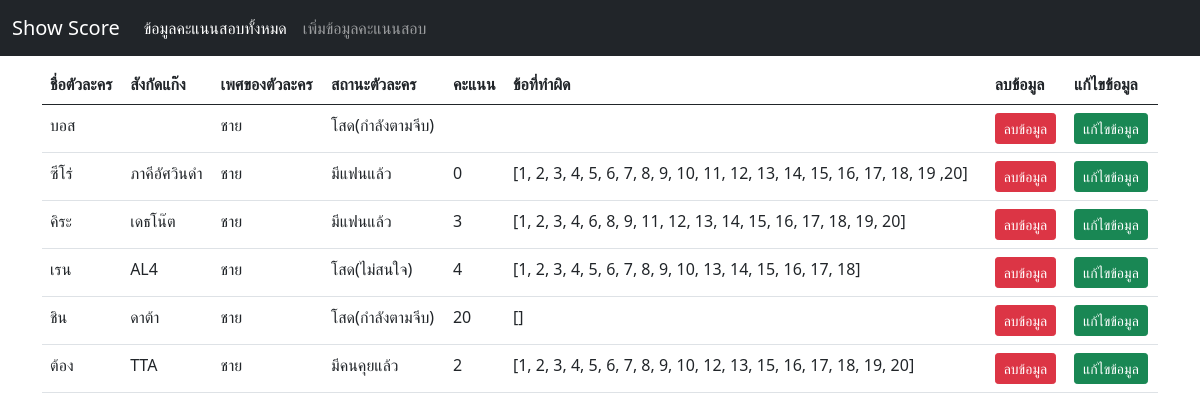
Before: / with the older database file.
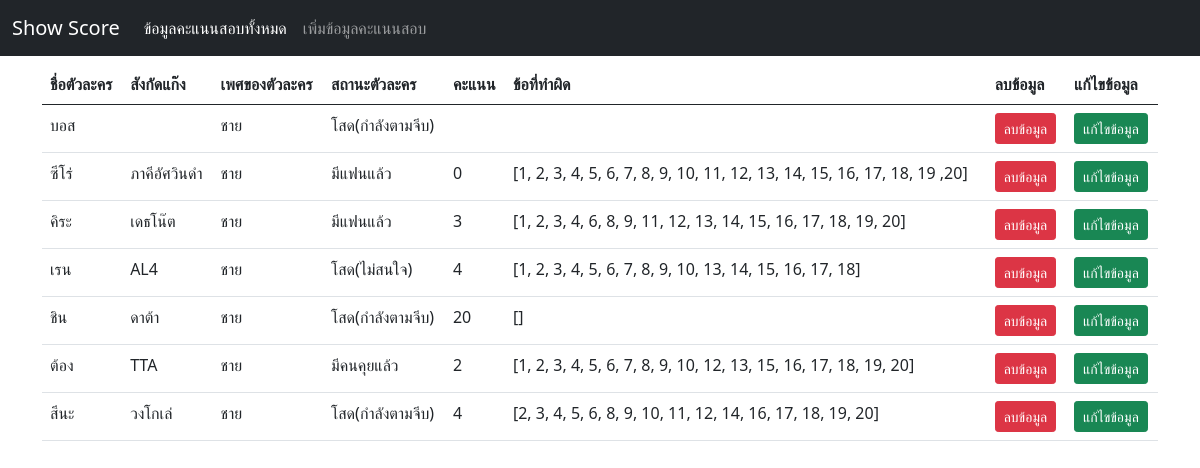
After: the same page with the newer database file.
### app.py (models this page shows)
class Statement(database.Model):
    name = database.Column(database.String(50), primary_key=True)
    team = database.Column(database.String(50), nullable=False)
    sex = database.Column(database.String(50), nullable=False)
    love = database.Column(database.String(50), nullable=False)
    score = database.Column(database.String(50), nullable=False)
    lost = database.Column(database.String(50), nullable=False)

### app.py (the view)
@app.route("/")
def showData():
    statements = Statement.query.all()
    return render_template("statements.html", statements=statements)

### templates/statements.html
{% extends "layout.html" %}
{% block body %}
    <div class="container my-2">
        <table class="table table-hover">
            <thead>
                <tr>
                    <th>ชื่อตัวละคร</th>
                    <th>สังกัดแก๊ง</th>
                    <th>เพศของตัวละคร</th>
                    <th>สถานะตัวละคร</th>
                    <th>คะแนน</th>
                    <th>ข้อที่ทำผิด</th>
                    <th>ลบข้อมูล</th>
                    <th>แก้ไขข้อมูล</th>
                </tr>
            </thead>
            <tbody>
                {% for item in statements %}
                <tr>
                    <td>{{item.name}}</td>
                    <td>{{item.team}}</td>
                    <td>{{item.sex}}</td>
                    <td>{{item.love}}</td>
                    <td>{{item.score}}</td>
                    <td>{{item.lost}}</td>
                    <td>
                        <a href="/delete/{{item.name}}" class="btn btn-sm btn-danger">ลบข้อมูล</a>
                    </td>
                    <td>
                        <a href="/edit/{{item.name}}" class="btn btn-sm btn-success">แก้ไขข้อมูล</a>
                    </td>
                </tr>
                {% endfor %}
            </tbody>
        </table>
    </div>
{% endblock %}

Changed rows visible on the page:
added Statement: name "สึนะ", team "วงโกเล่", sex "ชาย", love "โสด(กำลังตามจีบ)", score "4", lost "[2, 3, 4, 5, 6, 8, 9, 10, 11, 12, 14, 16, 17, 18, 19, 20]"
